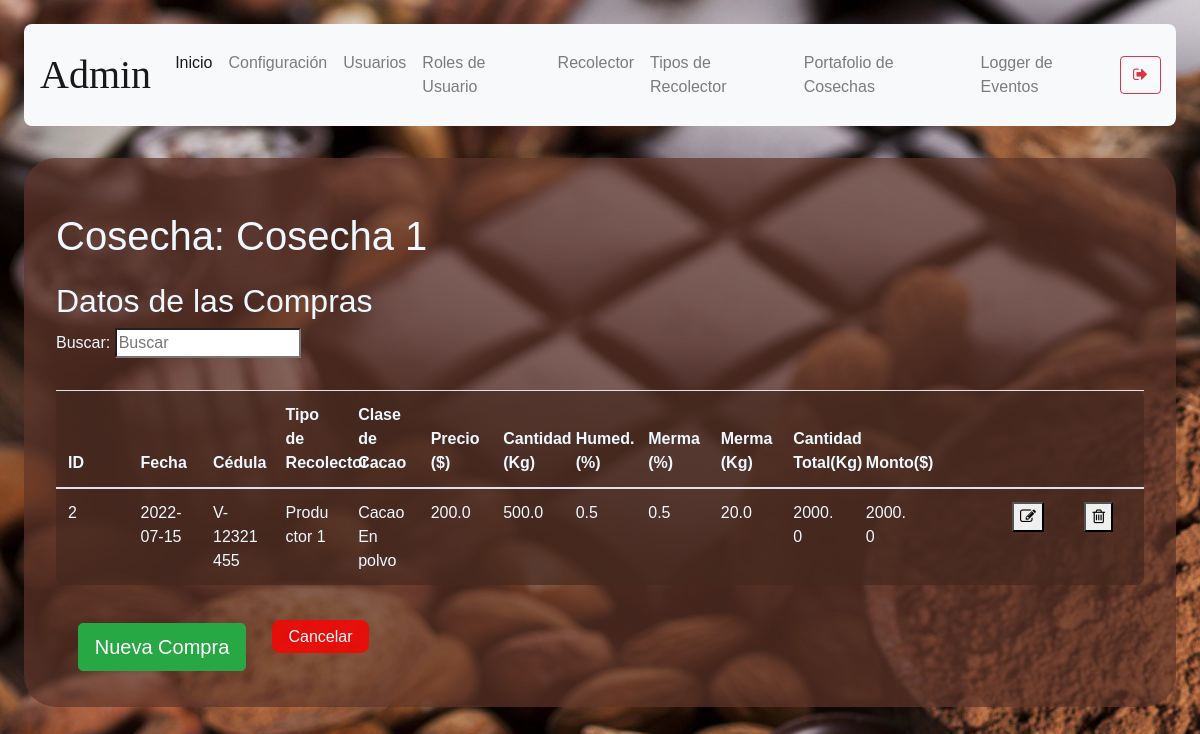
/harvest/1/purchase (signed in), run on an earlier commit of the app's database.
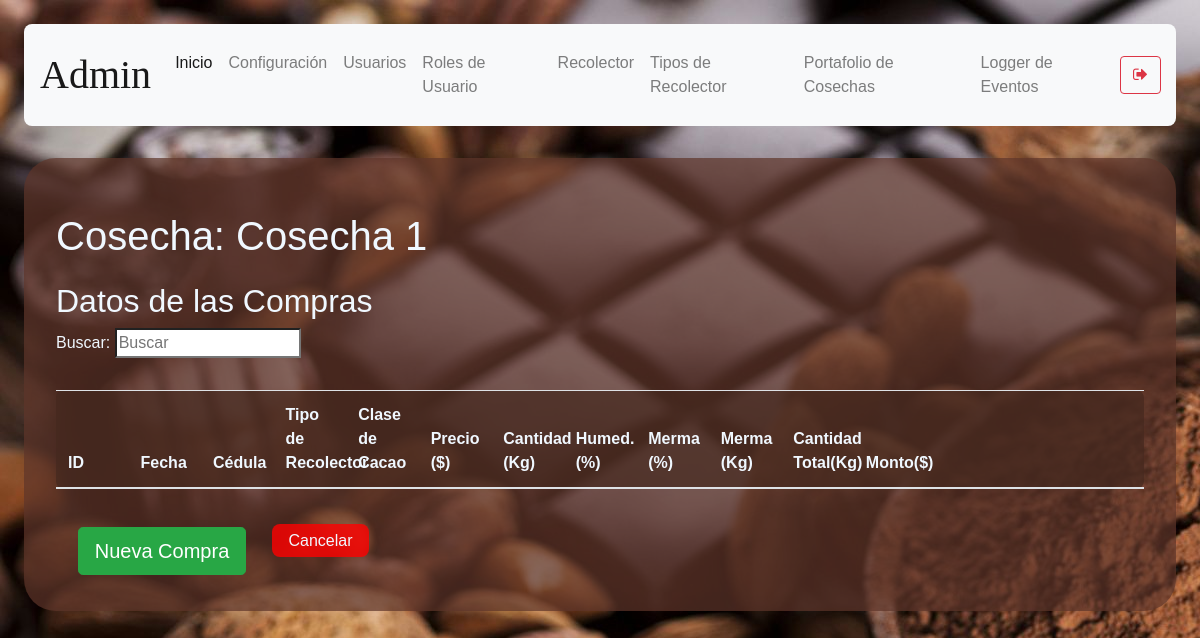
And on a later commit of the database.
### models/harvest.py (models this page shows, shortened)
class Harvest (db.Model):
    __tablename__ = 'harvest'
    id = db.Column(db.Integer, primary_key = True)
    description = db.Column(db.String(250), nullable = False)
    start_date = db.Column(db.String(10), nullable=False)
    end_date = db.Column(db.String(10), nullable= False)
    status = db.Column(db.String(10), nullable = False)
    def find(self, id):
        return Harvest.query.get(id)

### models/purchase.py (models this page shows, shortened)
class Purchase( db.Model ):
    __tablename__ = 'purchase'
    id = db.Column( db.Integer, primary_key = True )
    date = db.Column( db.String(10), nullable = False )
    F_Productor = db.Column( db.Integer, db.ForeignKey('productor.id'))
    F_Harvest = db.Column( db.Integer, db.ForeignKey( 'harvest.id' ) )
    cacao_type = db.Column( db.String, nullable=False )
    price_dolar= db.Column( db.Float, nullable=False )
    amount_kg = db.Column( db.Float, nullable = False )
    wetness_percentage = db.Column( db.Float, nullable = False )
    waste_percentage = db.Column( db.Float, nullable = False )
    waste_kg = db.Column( db.Float, nullable=False )
    total_amount_kg = db.Column( db.Float, nullable = False )
    total_dolar = db.Column( db.Float, nullable=False )
    observation = db. Column( db.String(255) )

### models/productor.py (models this page shows, shortened)
class Productor(db.Model) :
    __tablename__ = "productor"
    id = db.Column(db.Integer, primary_key = True)
    cedula = db.Column(db.String(100), nullable = False, unique=True)
    name = db.Column(db.String(100), nullable = False)
    last_name = db.Column(db.String(100), nullable = False)
    gender = db.Column(db.String(10), nullable = False)
    date_of_birth = db.Column(db.String(10), nullable = False)
    local_phone = db.Column(db.String(20), nullable = True)
    movil_phone = db.Column(db.String(20), nullable = True)
    address_1 = db.Column(db.String(150), nullable = True)
    address_2 = db.Column(db.String(150), nullable = True)
    productor_type_id = db.Column(db.Integer, db.ForeignKey('productor_type.id'))

### models/productor_type.py (models this page shows, shortened)
class Productor_type(db.Model):
    __tablename__ = 'productor_type'
    id = db.Column(db.Integer, primary_key = True)
    description = db.Column(db.String(50), nullable = False)
    price_percentage = db.Column( db.Float, nullable = False )

### routes/purchase.py (the view)
@purchase.route('/harvest/<harvest_id>/purchase', methods=['GET'])
def index(harvest_id):
    if( not verify_permissions(session, User, allowed_rols) ):
        return redirect(url_for('auth.index'))
    harvest = Harvest.find(Harvest, harvest_id)
    purchases = Purchase.query.filter_by(F_Harvest = harvest_id)
    productors = Productor.query.all()
    productor_types = Productor_type.query.all()
    status = ""
    if 'management-status' in session: status = session['management-status']
    return render_template("purchase.html", harvest=harvest, purchases=purchases,
    productors=productors, productor_types= productor_types, status=status)

### models/user.py (called while the page is built)
    def get_user_rol_by_username( self, username ):
        user_rol_id = User.query.filter_by(username = username).first().user_rol_id
        user_rol = User_rol.query.get(user_rol_id).description
        return user_rol

### utils/functions.py (called while the page is built)
def verify_permissions(session, User, allowed=['admin']):
    return 'username' in session and \
    ( allowed == 'all' or User.get_user_rol_by_username(User, session['username']) in allowed)

### templates/purchase.html (shortened to what this page needs)
{% extends "base.html" %}
{% block content %}
    <h1>Cosecha: {{harvest.description}}</h1>
    <h2>Datos de las Compras</h2>
    <p>
        Buscar: <input id ="search-bar" onkeyup="searchEngine()" type="search" name="busqueda" placeholder="Buscar">
    </p>
        <table class="table content-table">
            <thead>
                <th>ID</th>
                <th>Fecha</th>
                <th>Cédula</th>
                <th>Tipo de Recolector</th>
                <th>Clase de Cacao</th>
                <th>Precio ($)</th>
                <th>Cantidad (Kg)</th>
                <th>Humed.(%)</th>
                <th>Merma (%)</th>
                <th>Merma (Kg)</th>
                <th>Cantidad Total(Kg)</th>
                <th>Monto($)</th>
                <th></th>
                <th></th>
                <th></th>
            </thead>
            <tbody id="table-body-data">
            {% for i in purchases %}
            <tr>
                <td>{{ i.id }}</td>
                <td>{{ i.date }}</td>
                {% for prod in productors %}
                    {% if prod.id == i.F_Productor %}
                        <td>{{ prod.cedula }} </td>
                        {% for type in productor_types %}
                          {% if type.id == prod.productor_type_id %}
                            <td>{{ type.description }} </td>
                          {%endif%}
                        {%endfor%}
                    {% endif %}
                {% endfor %}
                <td>{{ i.cacao_type }}</td>
                <td>{{ i.price_dolar }}</td>
                <td>{{ i.amount_kg }}</td>
                <td>{{ i.wetness_percentage }}</td>
                <td>{{ i.waste_percentage}}</td>
                <td>{{ i.waste_kg }}</td>
                <td>{{ i.total_amount_kg }}</td>
                <td>{{ i.total_dolar }}</td>
                <td>{{ i.observation }}</td>
                <td><button onclick="window.location.href=`/harvest/{{harvest.id}}/purchase/{{i.id}}/edit`"><i class="fa fa-pencil-square-o" aria-hidden="true"></i></button></td>
                <td><button onclick='deleteConfirm2( {{i.id}}, "Purchase", {{harvest.id}} )'><i class="fa fa-trash-o" aria-hidden="true"></i></button></td>
            </tr>
            {% endfor %}
            </tbody>
        </table>
        <button type="button" data-toggle="modal" data-target="#modal-{{harvest.id}}"class="btn btn-success btn-lg mb-1">Nueva Compra</button>
        <a class="abord" href="/harvest">Cancelar</a>
{% endblock %}

### templates/base.html (shortened to what this page needs)
<!DOCTYPE html>
<html>
<head>
    <link rel="stylesheet" href="https://cdn.jsdelivr.net/npm/bootstrap@4.0.0/dist/css/bootstrap.min.css">
     <link rel="stylesheet" href="https://cdnjs.cloudflare.com/ajax/libs/font-awesome/4.7.0/css/font-awesome.min.css">
     <link rel='stylesheet' type='text/css' media='screen'  href= "{{ url_for('static',filename='styles/main.css') }}">
</head>
<body>
    <nav class="navbar navbar-expand-lg navbar-light bg-light top">
        <a class="navbar-brand nav-user" href="#"> {{ session['username'] }}</a>
        <div class="collapse navbar-collapse" id="navbarSupportedContent">
          <ul class="navbar-nav mr-auto">
            <li class="nav-item active">
              <a class="nav-link" href="/">Inicio <span class="sr-only">(current)</span></a>
            </li>
            <li class="nav-item">
              <a class="nav-link" href="/user-settings">Configuración</a>
            </li>
            {% if session["rol"] == 'admin' %}
            <li class="nav-item">
                <a class="nav-link" href="/user-management">Usuarios</a>
            </li>
            <li class="nav-item">
                <a class="nav-link" href="/user-rol-management">Roles de Usuario</a>
            </li>
            <li class="nav-item">
                <a class="nav-link" href="/productor-data">Recolector</a>
            </li>
            <li class="nav-item">
                <a class="nav-link" href="/productor-type">Tipos de Recolector</a>
            </li>
            <li class="nav-item">
              <a class="nav-link" href="/harvest">Portafolio de Cosechas</a>
            </li>
            <li class="nav-item">
              <a class="nav-link" href="/logger">Logger de Eventos</a>
            </li>
                {% endif %}
          </ul>
          <form action="logout">
          <button class="btn btn-outline-danger my-2 my-sm-0">
              <i class="fa fa-sign-out" aria-hidden="true"></i>
            </button>
          </form>
        </div>
      </nav>
    <section class="content">
        {% block content %}
        {% endblock %}
    </section>
</body>
</html>

### static/styles/main.css (style rules this page uses)
body { background-color:aliceblue; background-image: url("../media/2316549.jpg"); margin: 2%; font-family: 'Gill Sans', 'Gill Sans MT', Calibri, 'Trebuchet MS', sans-serif; }
button { margin: 2%; }
h1, h2 { margin-top: 2%; }
section.content { background-color: rgba(95, 54, 42, 0.7); padding: 2em; color:aliceblue; margin-top: 2em; border-radius: 2em; }
.content-table { background-color: rgba(69, 40, 31, 0.7); padding: 2em; color:aliceblue; margin-top: 2em; border-radius: .5em; }
.abord, .abord:hover { color: aliceblue; background-color: rgba(255, 0, 0, 0.8); width: 4em; text-align: center; border-radius: 0.5em; padding: 0.5em 1em 0.5em 1em; list-style: none; text-decoration: none; }
nav.top { padding: 1em; border-radius: 0.5em; }
.nav-user { text-transform: capitalize; text-align: center; font-family: cursive; font-size: 2.5em; }
table { width:100%; table-layout:fixed; }

What changed in the data, as far as the page shows it:
removed Purchase: id "2", date "2022-07-15", cacao_type "Cacao En polvo", price_dolar "200.0", amount_kg "500.0", wetness_percentage "0.5", waste_percentage "0.5", waste_kg "20.0", total_amount_kg "2000.0", total_dolar "2000.0"
removed Productor: cedula "V-12321455"
no longer on this page (row unchanged): Productor_type: description "Productor 1"
